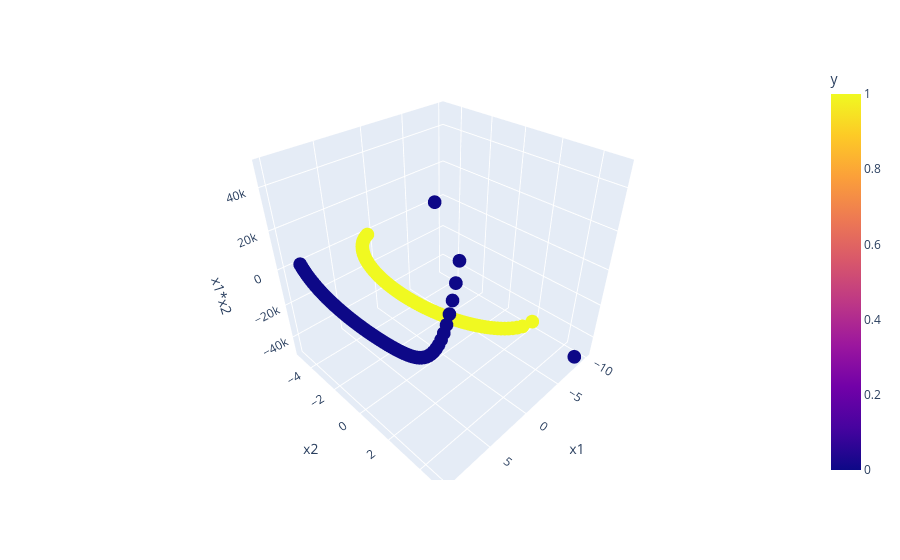

Write notebook code for a chart like this one.
### Code cell
import plotly.express as px

fig = px.scatter_3d(df, x="x1", y="x2", z="x1*x2", color="y")

fig.show()

### Figure 1 — Plotly figure (JSON) as saved in the notebook; plotly's stock layout.template omitted (floating-point values rounded to 4 significant figures; data arrays with more than 128 entries replaced by an {"elided": "..."} marker saying what was removed)
{"data": [{"hovertemplate": "x1=%{x}<br>x2=%{y}<br>x1*x2=%{z}<br>y=%{marker.color}<extra></extra>", "legendgroup": "", "marker": {"color": {"elided": "400 int values"}, "coloraxis": "coloraxis", "symbol": "circle"}, "mode": "markers", "name": "", "scene": "scene", "showlegend": false, "type": "scatter3d", "x": {"elided": "400 float values"}, "y": {"elided": "400 float values"}, "z": {"elided": "400 float values"}}], "layout": {"coloraxis": {"colorbar": {"title": {"text": "y"}}, "colorscale": [[0, "#0d0887"], [0.1111, "#46039f"], [0.2222, "#7201a8"], [0.3333, "#9c179e"], [0.4444, "#bd3786"], [0.5556, "#d8576b"], [0.6667, "#ed7953"], [0.7778, "#fb9f3a"], [0.8889, "#fdca26"], [1, "#f0f921"]]}, "legend": {"tracegroupgap": 0}, "margin": {"t": 60}, "scene": {"domain": {"x": [0, 1], "y": [0, 1]}, "xaxis": {"title": {"text": "x1"}}, "yaxis": {"title": {"text": "x2"}}, "zaxis": {"title": {"text": "x1*x2"}}}}}
